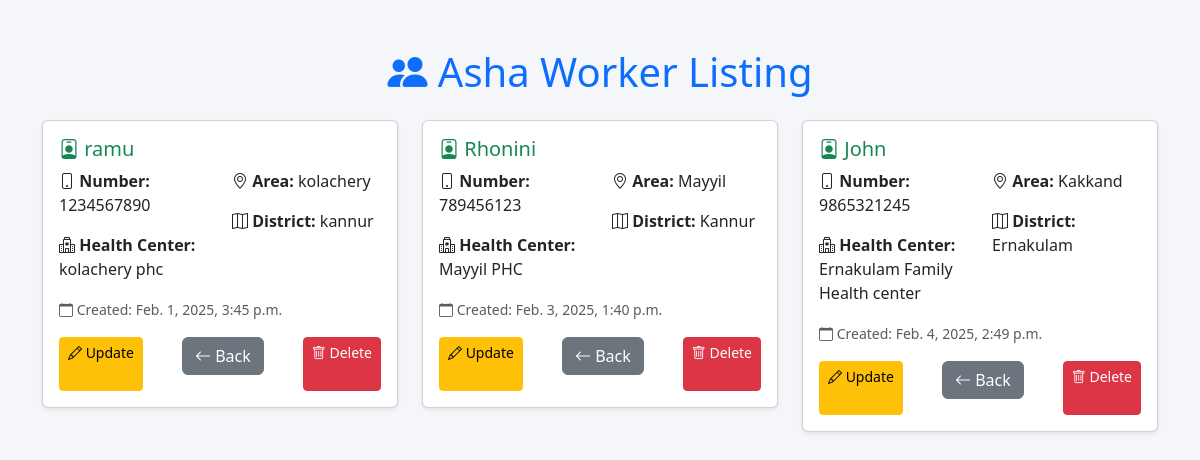
The app's page /health/ashaworklist with its own data.
### healthdp/models.py (models this page shows)
class Ashaworkers(models.Model):
    name= models.CharField(max_length=200,null=True)
    number= models.IntegerField(null=True)
    primary_health_center= models.CharField(max_length=200,null=True)
    area=models.CharField(max_length=200,null=True)
    district=models.CharField(max_length=200,null= True)
    created_at = models.DateTimeField(auto_now_add=True)

### healthdp/views.py (the view)
# urls.py: path('ashaworklist',ashaworkerList.as_view(),name='ashaworker-list'),
class ashaworkerList(ListView):
    model = Ashaworkers
    template_name='ashaworkerlist.html'
    context_object_name='ashaworker'
    def get_queryset(self):
        qs=Ashaworkers.objects.all()
        return qs

### templates/ashaworkerlist.html (shortened to what this page needs)
<!DOCTYPE html>
<html lang="en">
<head>
    <link href="https://cdn.jsdelivr.net/npm/bootstrap@5.3.0/dist/css/bootstrap.min.css" rel="stylesheet">
    <link href="https://cdn.jsdelivr.net/npm/bootstrap-icons@1.10.0/font/bootstrap-icons.css" rel="stylesheet">
</head>
<body>
    <div class="container py-5">
        <h1 class="text-center mb-4 text-primary">
            <i class="bi bi-people-fill"></i> Asha Worker Listing
        </h1>
        {% if ashaworker %}
        <div class="row">
            {% for worker in ashaworker %}
            <div class="col-md-6 col-lg-4 mb-4">
                <div class="card worker-card shadow-sm">
                    <div class="card-body">
                        <h5 class="card-title text-success">
                            <i class="bi bi-person-badge"></i> {{ worker.name }}
                        </h5>
                        <div class="row">
                            <div class="col-6">
                                <p class="card-text">
                                    <strong><i class="bi bi-phone"></i> Number:</strong> {{ worker.number }}
                                </p>
                                <p class="card-text">
                                    <strong><i class="bi bi-hospital"></i> Health Center:</strong>
                                    {{ worker.primary_health_center }}
                                </p>
                            </div>
                            <div class="col-6">
                                <p class="card-text">
                                    <strong><i class="bi bi-geo-alt"></i> Area:</strong> {{ worker.area }}
                                </p>
                                <p class="card-text">
                                    <strong><i class="bi bi-map"></i> District:</strong> {{ worker.district }}
                                </p>
                            </div>
                        </div>
                        <p class="card-text text-muted mt-3">
                            <small><i class="bi bi-calendar"></i> Created: {{ worker.created_at }}</small>
                        </p>
                        <div class="card-actions">
                            <a href="{% url 'ashaworker-update' worker.pk %}" class="btn btn-warning btn-sm">
                                <i class="bi bi-pencil"></i> Update
                            </a>
                            <a href="{% url 'health-dash' %}" class="btn btn-secondary mb-3">
                                <i class="bi bi-arrow-left"></i> Back
                            </a>
                            <a href="{% url 'ashaworker-delete' worker.pk %}" class="btn btn-danger btn-sm">
                                <i class="bi bi-trash"></i> Delete
                            </a>
                        </div>
                    </div>
                </div>
            </div>
            {% endfor %}
        </div>
        {% else %}
        <div class="alert alert-info text-center" role="alert">
            <i class="bi bi-info-circle"></i> No workers found.
        </div>
        {% endif %}
    </div>
</body>
</html>

### templates/ashaworkerlist.html (style rules this page uses)
body { background-color: #f4f6f9; }
.worker-card { margin-bottom: 20px; transition: transform 0.3s ease; }
.card-actions { display: flex; justify-content: space-between; margin-top: 15px; }

### records on screen
Ashaworkers: name "ramu", number "1234567890", primary_health_center "kolachery phc", area "kolachery", district "kannur", created_at "Feb. 1, 2025, 3:45 p.m."
Ashaworkers: name "Rhonini", number "789456123", primary_health_center "Mayyil PHC", area "Mayyil", district "Kannur", created_at "Feb. 3, 2025, 1:40 p.m."
Ashaworkers: name "John", number "9865321245", primary_health_center "Ernakulam Family Health center", area "Kakkand", district "Ernakulam", created_at "Feb. 4, 2025, 2:49 p.m."
